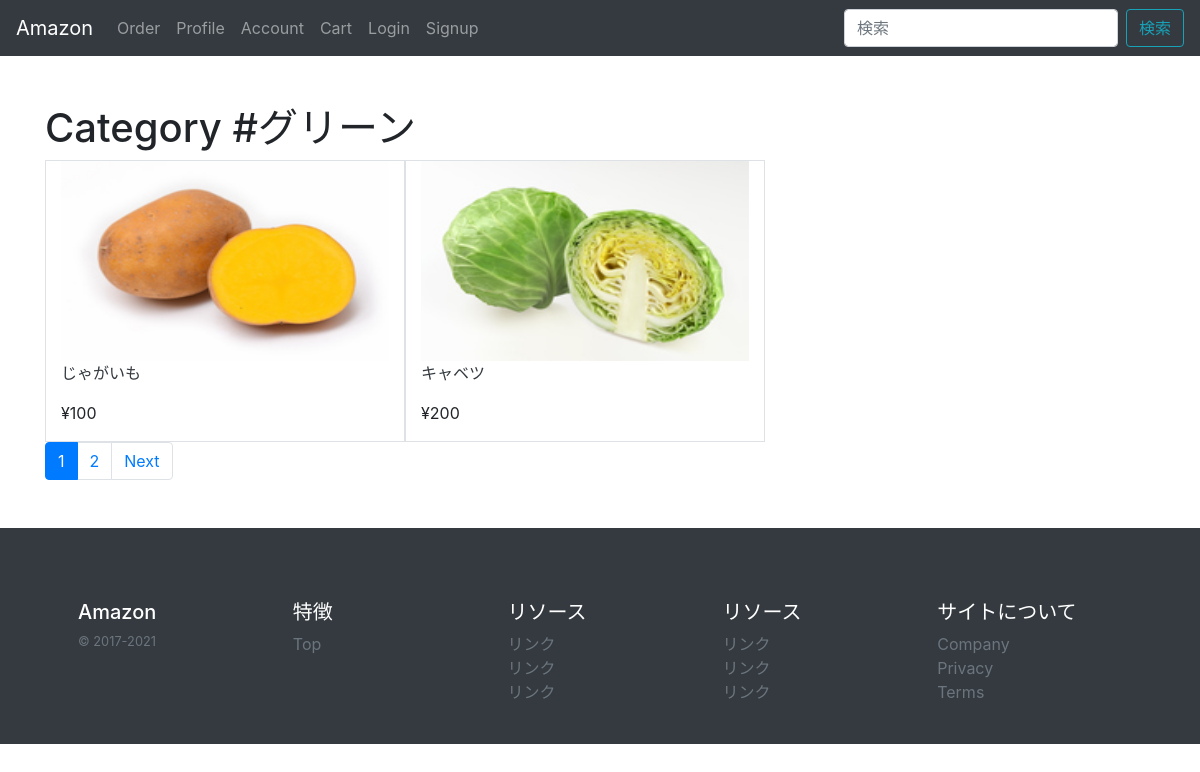
The page /category/green/ on the database its author committed.
### base/models/item_models.py (models this page shows, shortened)
class Item(models.Model):
    id=models.CharField(default=create_id, primary_key=True,
                          max_length=22, editable=False)
    name=models.CharField('商品名',max_length=100,)
    price=models.PositiveIntegerField('価格',default=0)
    stock=models.PositiveIntegerField('在庫',default=0)
    text=models.TextField('説明',blank=True)
    sold_count=models.PositiveIntegerField('売れ筋',default=0)
    is_published=models.BooleanField('公開',default=True)
    created_at=models.DateTimeField('作成日',auto_now_add=True)
    update_at=models.DateTimeField('更新日',auto_now=True)
    image = models.ImageField(
        default="", blank=True, upload_to=upload_image_to)
    category=models.ForeignKey(Category,on_delete=models.SET_NULL,null=True,blank=True)
    tags=models.ManyToManyField(Tag,blank=True)

### base/views/item_views.py (the view)
# urls.py: path('category/<str:pk>/',views.CategoryListView.as_view()),
class CategoryListView(generic.ListView):
    model=Item
    template_name='pages/list.html'
    paginate_by=2
    def get_queryset(self):
        self.category=Category.objects.get(slug=self.kwargs['pk'])
        return Item.objects.filter(category=self.category)
    def get_context_data(self,**kwargs):         #文字列を指定
        context=super().get_context_data(**kwargs)
        context['title']=f'Category #{self.category.name}'
        return context

### templates/pages/list.html
{% extends 'base.html' %}
{% block content %}
<div class="container mt-5">
    <h1>{{title}}</h1>
    <div class="row col-12">
      {%for object in object_list%}
        {% include 'snippets/item_box.html'%}
      {%endfor%}
    </div>
    {%include 'snippets/pagenation.html'%}
</div>
{% endblock %}

### templates/snippets/item_box.html
  <div class="col-4 border">
    <img src="/{{object.image}}" alt="" width="100%" height="200px">
    <a href="/items/{{object.pk}}/" class="text-dark"><p>{{object.name}}</p></a>
    <p>¥{{object.price}}</p>
  </div>

### rows shown on the page
Item: image (picture), name "じゃがいも", price "100"
Item: image (picture), name "キャベツ", price "200"

### other values the page prints
{{ title }} "Category #グリーン"
{{ num }} "1"
{{ num }} "2"
